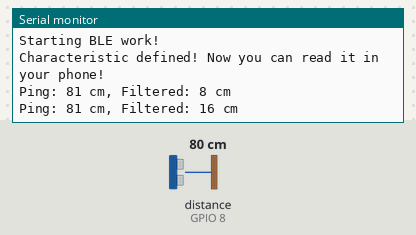
Simulated run of this program. Board: Seeed XIAO ESP32-S3. On the bench: the last lines printed to the serial monitor. The test bench sets the inputs (shaded band); at power-on: distance to the obstacle (sensor on GPIO 8) 80 cm. The echo pulse lasts 58.3 µs per cm; nothing arrives over Bluetooth unless stated; a phone connects over Bluetooth LE 3 s after start.

Above: at 1.8 s.
1.9 s: distance to the obstacle (sensor on GPIO 8) set to 2 cm
At 3.9 s:
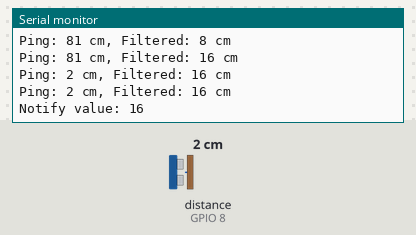
5.5 s: distance to the obstacle (sensor on GPIO 8) set to 4 cm
At 6.9 s:
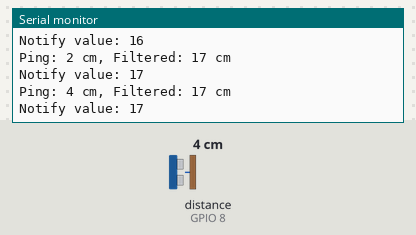
Timing chart, 0 to 8.5 s (numbered marks = the images above; inputs shaded):
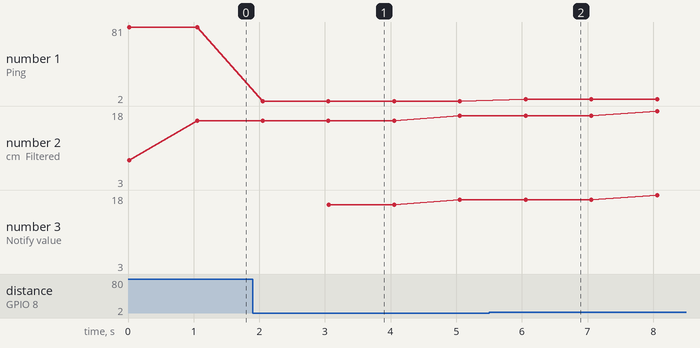

Measured:
- after the input at 1.9 s, the serial monitor: prints a new line after 0.15 s (image 1)
- after the input at 5.5 s, the serial monitor: prints a new line after 0.56 s (image 2)
- plotted number 1: 81 → 2 after the input at 1.9 s, 2 → 4 after the input at 5.5 s
- plotted number 2: 16 → 17 after the input at 1.9 s, 17 → 3 after the input at 5.5 s
- plotted number 3: 17 → 3 after the input at 5.5 s

The program:

main.cpp
```cpp
#include <Arduino.h>
#include <BLEDevice.h>
#include <BLEServer.h>
#include <BLEUtils.h>
#include <BLE2902.h>
#include <stdlib.h>
#include <NewPing.h>

BLEServer *pServer = NULL;
BLECharacteristic *pCharacteristic = NULL;
bool deviceConnected = false;
bool oldDeviceConnected = false;
unsigned long previousMillis = 0;
const long interval = 1000;

#define TRIGGER_PIN D8
#define ECHO_PIN D9
#define MAX_DISTANCE 400

NewPing sonar(TRIGGER_PIN, ECHO_PIN, MAX_DISTANCE);

// TODO: add new global variables for your sensor readings and processed data
#define WINDOW_SIZE 10 // Size of the moving average window

unsigned int distanceReadings[WINDOW_SIZE]; // Array to store the last few readings
unsigned long sum = 0;                      // Sum of the readings in the window
unsigned int average = 0;                   // Average (filtered) value

// TODO: Change the UUID to your own (any specific one works, but make sure they're different from others'). You can generate one here: https://www.uuidgenerator.net/
#define SERVICE_UUID "4fafc201-1fb5-459e-8fcc-c5c9c331914b"
#define CHARACTERISTIC_UUID "beb5483e-36e1-4688-b7f5-ea07361b26a8"

class MyServerCallbacks : public BLEServerCallbacks
{
  void onConnect(BLEServer *pServer)
  {
    deviceConnected = true;
  };

  void onDisconnect(BLEServer *pServer)
  {
    deviceConnected = false;
  }
};

// TODO: add DSP algorithm functions here

void setup()
{
  Serial.begin(9600);
  Serial.println("Starting BLE work!");
  memset(distanceReadings, 0, sizeof(distanceReadings)); // Initialize the array

  // TODO: add codes for handling your sensor setup (pinMode, etc.)
  // pinMode(trigPin, OUTPUT); // Sets the trigPin as an Output
  // pinMode(echoPin, INPUT);  // Sets the echoPin as an Input

  // TODO: name your device to avoid conflictions
  BLEDevice::init("chenxixiranLab4");
  pServer = BLEDevice::createServer();
  pServer->setCallbacks(new MyServerCallbacks());
  BLEService *pService = pServer->createService(SERVICE_UUID);
  pCharacteristic = pService->createCharacteristic(
      CHARACTERISTIC_UUID,
      BLECharacteristic::PROPERTY_READ |
          BLECharacteristic::PROPERTY_WRITE |
          BLECharacteristic::PROPERTY_NOTIFY);
  pCharacteristic->addDescriptor(new BLE2902());
  pCharacteristic->setValue("chenxixiran");
  pService->start();
  // BLEAdvertising *pAdvertising = pServer->getAdvertising();  // this still is working for backward compatibility
  BLEAdvertising *pAdvertising = BLEDevice::getAdvertising();
  pAdvertising->addServiceUUID(SERVICE_UUID);
  pAdvertising->setScanResponse(true);
  pAdvertising->setMinPreferred(0x06); // functions that help with iPhone connections issue
  pAdvertising->setMinPreferred(0x12);
  BLEDevice::startAdvertising();
  Serial.println("Characteristic defined! Now you can read it in your phone!");
}

void loop()
{
  // TODO: add codes for handling your sensor readings (analogRead, etc.)
  // TODO: use your defined DSP algorithm to process the readings
  unsigned int distance = sonar.ping_cm(); // Get new reading

  sum -= distanceReadings[WINDOW_SIZE - 1]; // Subtract the oldest reading from sum
  // Shift all the readings, discard the oldest one
  for (int i = WINDOW_SIZE - 1; i > 0; i--)
  {
    distanceReadings[i] = distanceReadings[i - 1];
  }

  distanceReadings[0] = distance; // Add the new reading to the array
  sum += distance;                // Add the new reading to the sum

  average = sum / WINDOW_SIZE; // Calculate the moving average

  // Print raw and filtered data
  Serial.print("Ping: ");
  Serial.print(distance); // Raw data
  Serial.print(" cm, Filtered: ");
  Serial.print(average); // Filtered data
  Serial.println(" cm");

  if (deviceConnected)
  {
    // Send new readings to database
    // TODO: change the following code to send your own readings and processed data
    unsigned long currentMillis = millis();
    if (currentMillis - previousMillis >= interval)
    {
      if (average < 30)
      {
        pCharacteristic->setValue(average);
        pCharacteristic->notify();
        Serial.println("Notify value: "+String(average));
      }
    }
  }
  // disconnecting
  if (!deviceConnected && oldDeviceConnected)
  {
    delay(500);                  // give the bluetooth stack the chance to get things ready
    pServer->startAdvertising(); // advertise again
    Serial.println("Start advertising");
    oldDeviceConnected = deviceConnected;
  }
  // connecting
  if (deviceConnected && !oldDeviceConnected)
  {
    // do stuff here on connecting
    oldDeviceConnected = deviceConnected;
  }

  delay(1000);
}
```
